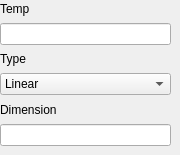
       <widget class="QWidget" name="SA">
        <widget class="QWidget" name="verticalLayoutWidget_5">
         <property name="geometry">
          <rect>
           <x>0</x>
           <y>0</y>
           <width>171</width>
           <height>146</height>
          </rect>
         </property>
         <layout class="QVBoxLayout" name="verticalLayout_8">
          <item>
           <widget class="QLabel" name="label_13">
            <property name="text">
             <string>Temp</string>
            </property>
           </widget>
          </item>
          <item>
           <widget class="QLineEdit" name="sa_temp"/>
          </item>
          <item>
           <widget class="QLabel" name="label_14">
            <property name="text">
             <string>Type</string>
            </property>
           </widget>
          </item>
          <item>
           <widget class="QComboBox" name="SA_type_1">
            <item>
             <property name="text">
              <string>Linear</string>
             </property>
            </item>
            <item>
             <property name="text">
              <string>Geometric</string>
             </property>
            </item>
           </widget>
          </item>
          <item>
           <widget class="QLabel" name="label_69">
            <property name="text">
             <string>Dimension</string>
            </property>
           </widget>
          </item>
          <item>
           <widget class="QLineEdit" name="SA_dim_1"/>
          </item>
         </layout>
        </widget>
       </widget>
